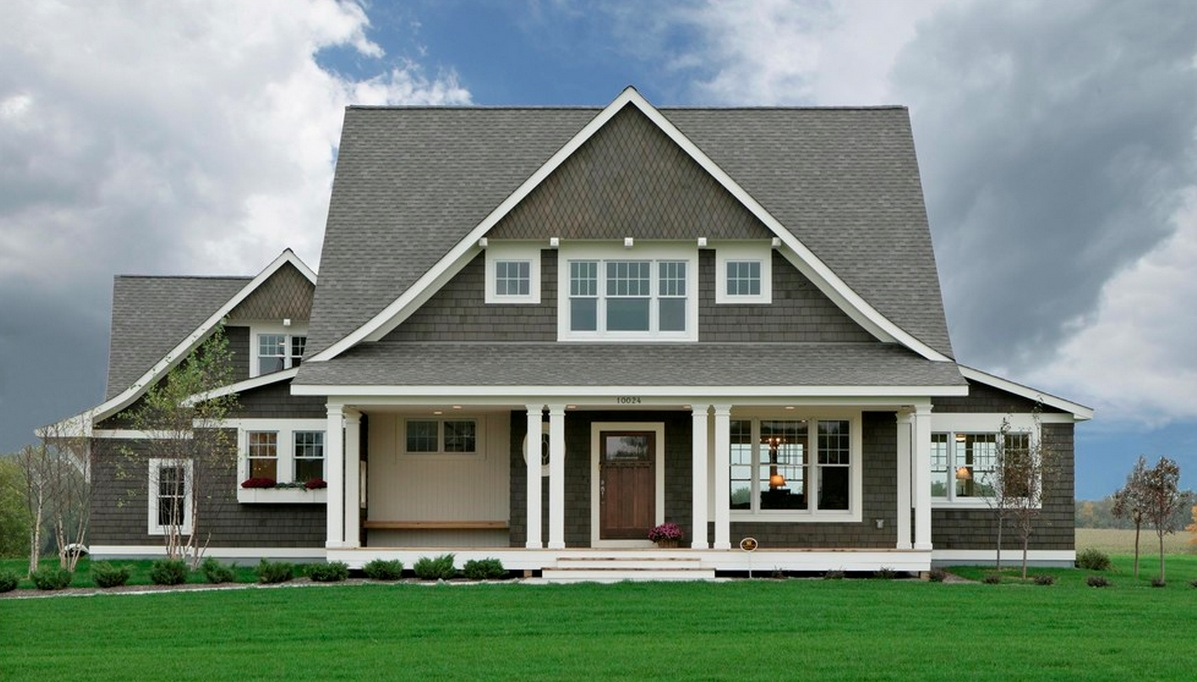
#> input picture other images/home.jpg, 1197 x 682 px, found by its file name
$ python detector.py
#> lines starting #> are read from the running program, lines starting #| are printed output that depends on the picture
import cv2
import numpy as np


img = cv2.imread('home.jpg')
#> img is the input picture: shape (682, 1197, 3); mean B, G, R 125.1, 136.3, 121.2
gray = cv2.cvtColor(img,cv2.COLOR_BGR2GRAY)
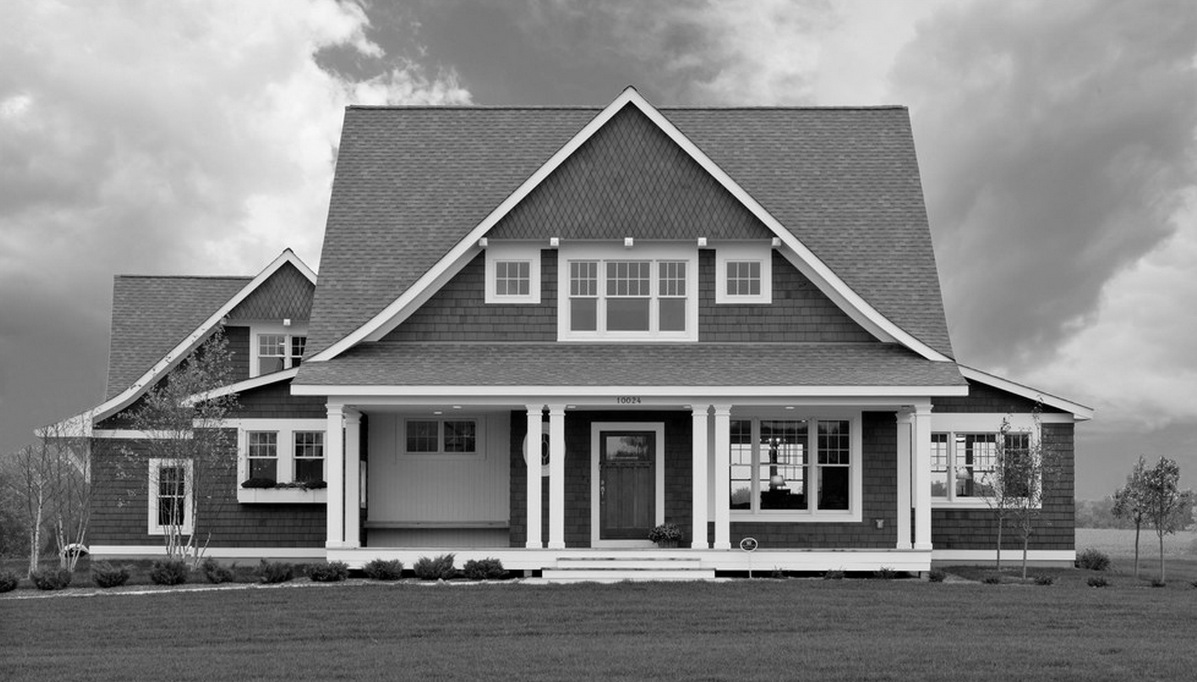
#> gray: shape (682, 1197); min 0, max 255, mean 130.5
sift = cv2.xfeatures2d.SIFT_create()

kp = sift.detect(gray, None)  # finds the keypoint in the images
#> kp = 3796 keypoints; strongest (x, y, size): (537, 573, 6.3), (778, 440, 2.4), (546, 417, 6.7), (770, 440, 1.9)
img = cv2.drawKeypoints(gray, kp, img)  # draws the small circles on the locations of keypoints
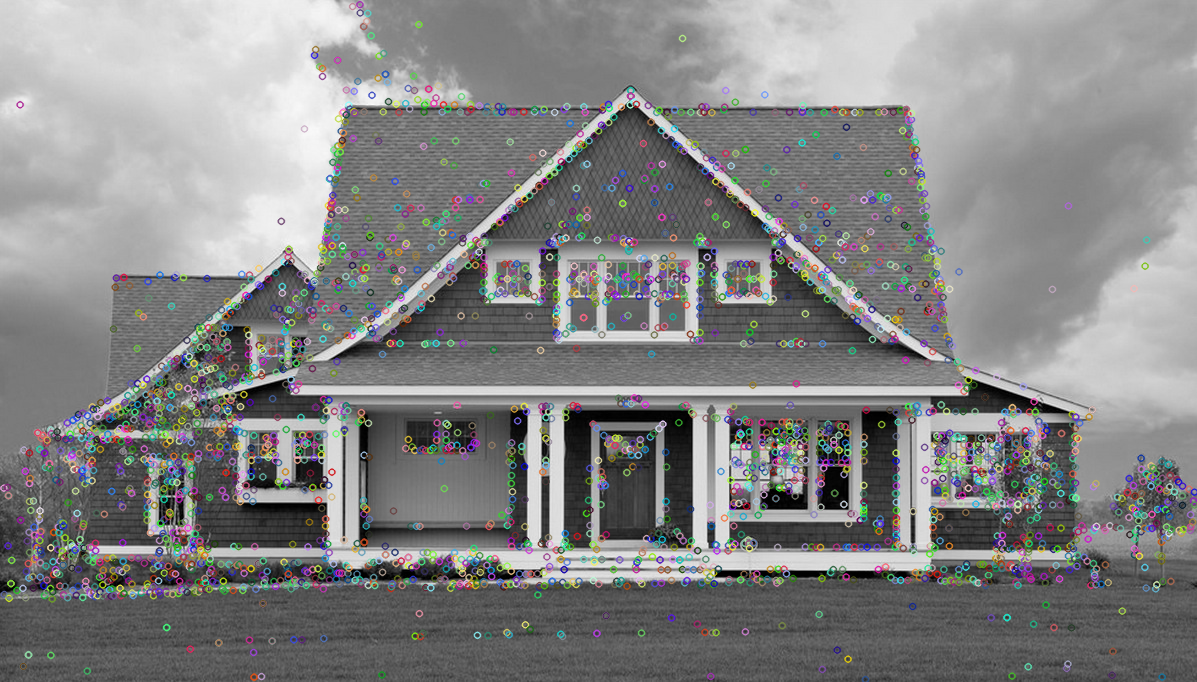
#> img: shape (682, 1197, 3); mean B, G, R 132, 132, 131.9
cv2.imwrite('sift_keypoints.jpg', img)

$ run again, with other images/1.jpg copied over other images/home.jpg
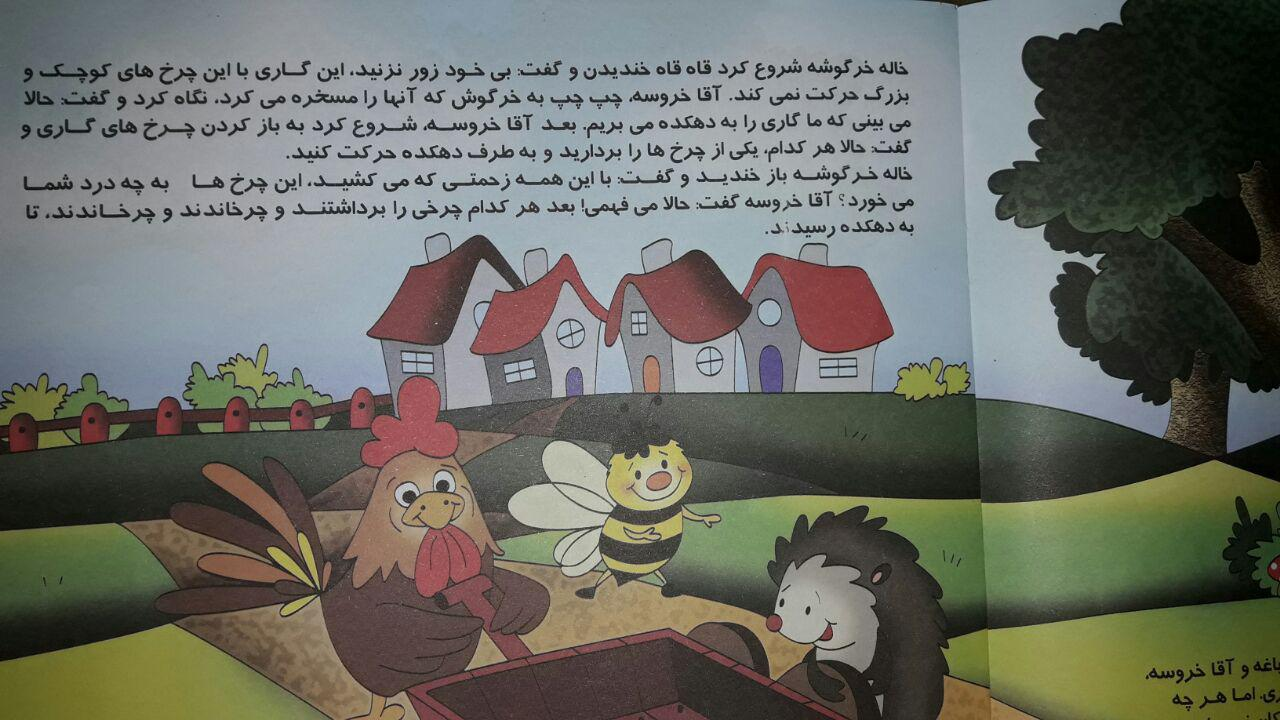
#> input picture other images/1.jpg, 1280 x 720 px, found by its file name
#> img is the input picture: shape (720, 1280, 3); mean B, G, R 99.2, 107.6, 106.3
#> `gray = cv2.cvtColor(img,cv2.COLOR_BGR2GRAY)`:
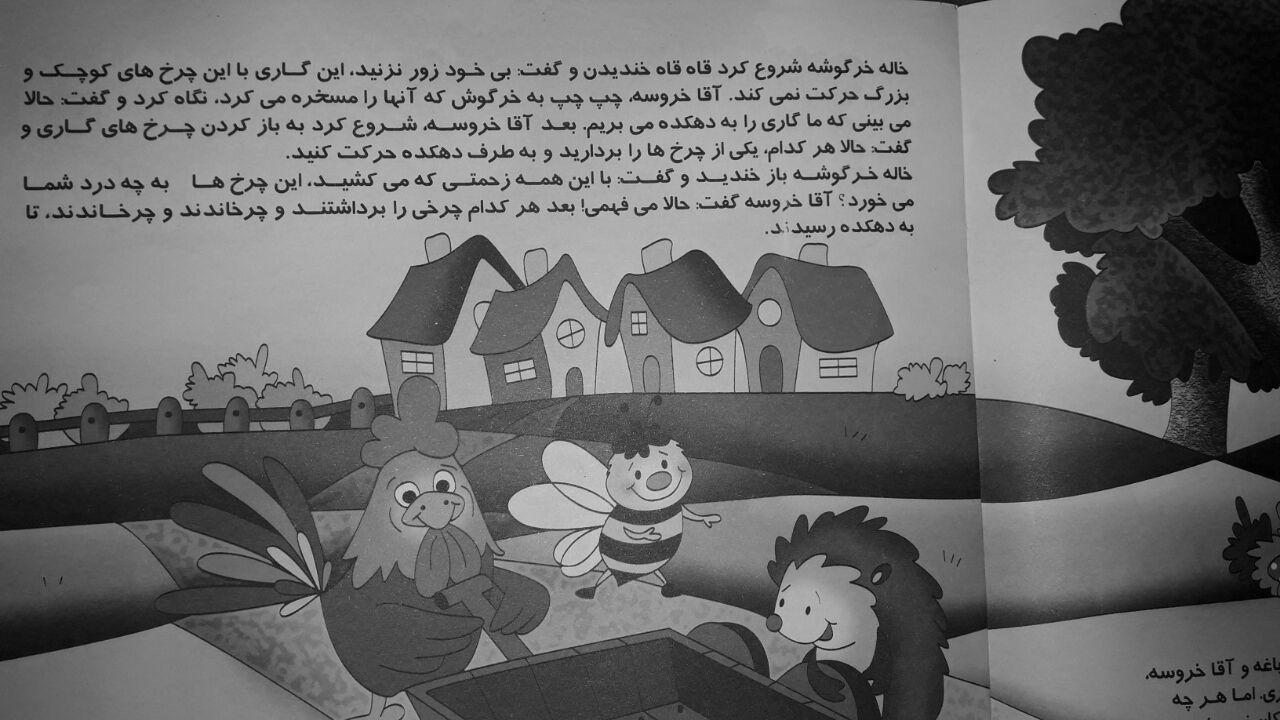
#> gray: shape (720, 1280); min 0, max 226, mean 106.2
#> kp = 4147 keypoints; strongest (x, y, size): (407, 154, 1.8), (309, 184, 2.2), (630, 100, 1.8), (288, 157, 1.8)
#> `img = cv2.drawKeypoints(gray, kp, img)`:
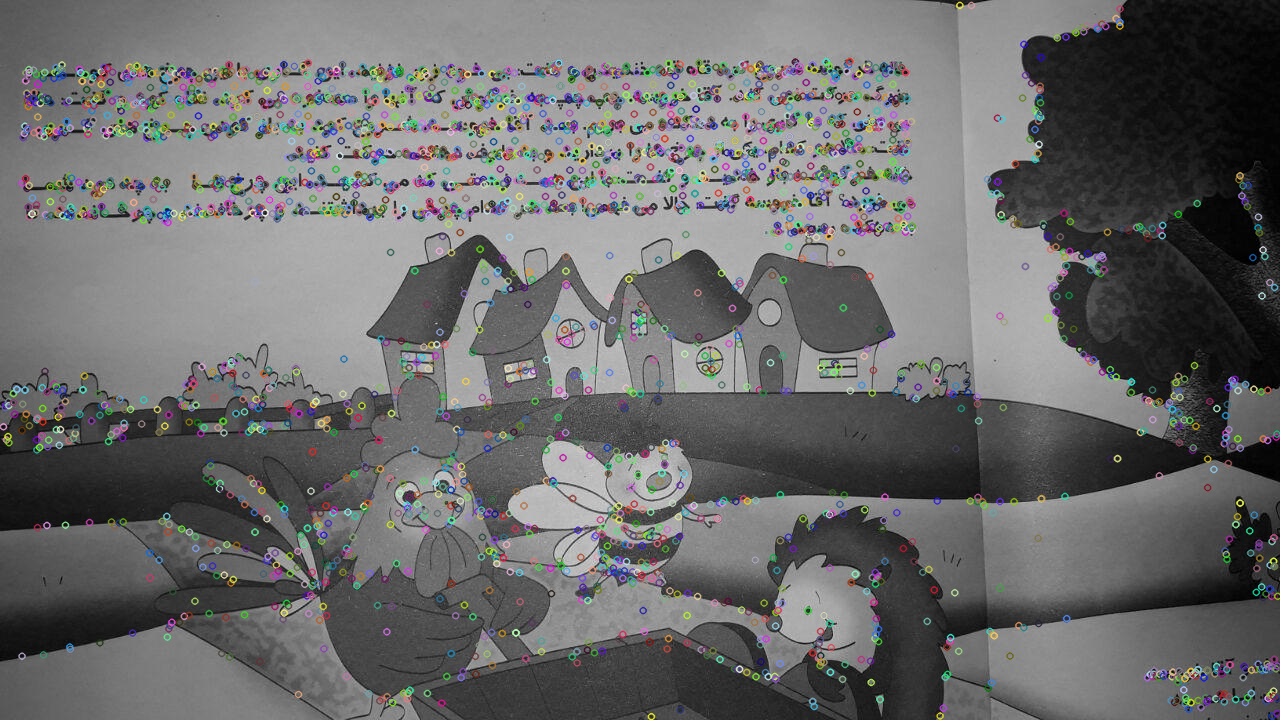
#> img: shape (720, 1280, 3); mean B, G, R 107.5, 107.5, 107.4

$ run again, with other images/2.jpg copied over other images/home.jpg
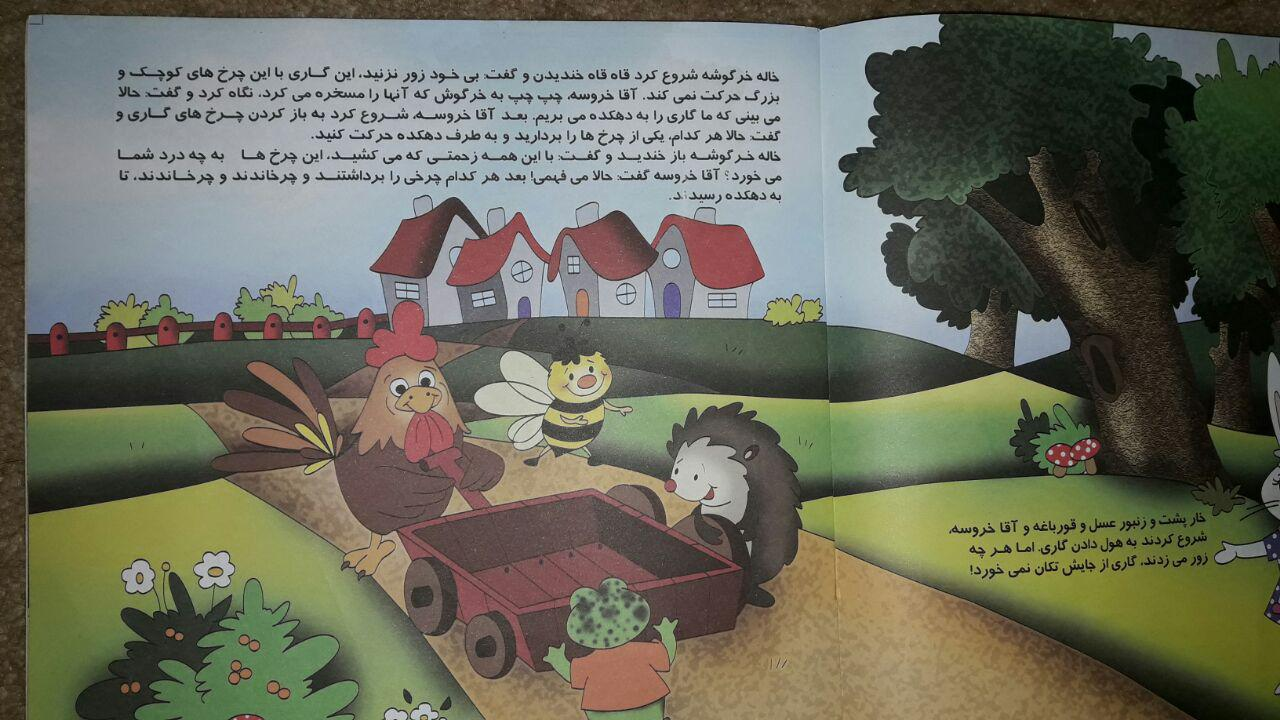
#> input picture other images/2.jpg, 1280 x 720 px, found by its file name
#> img is the input picture: shape (720, 1280, 3); mean B, G, R 90.9, 106.4, 105.7
#> `gray = cv2.cvtColor(img,cv2.COLOR_BGR2GRAY)`:
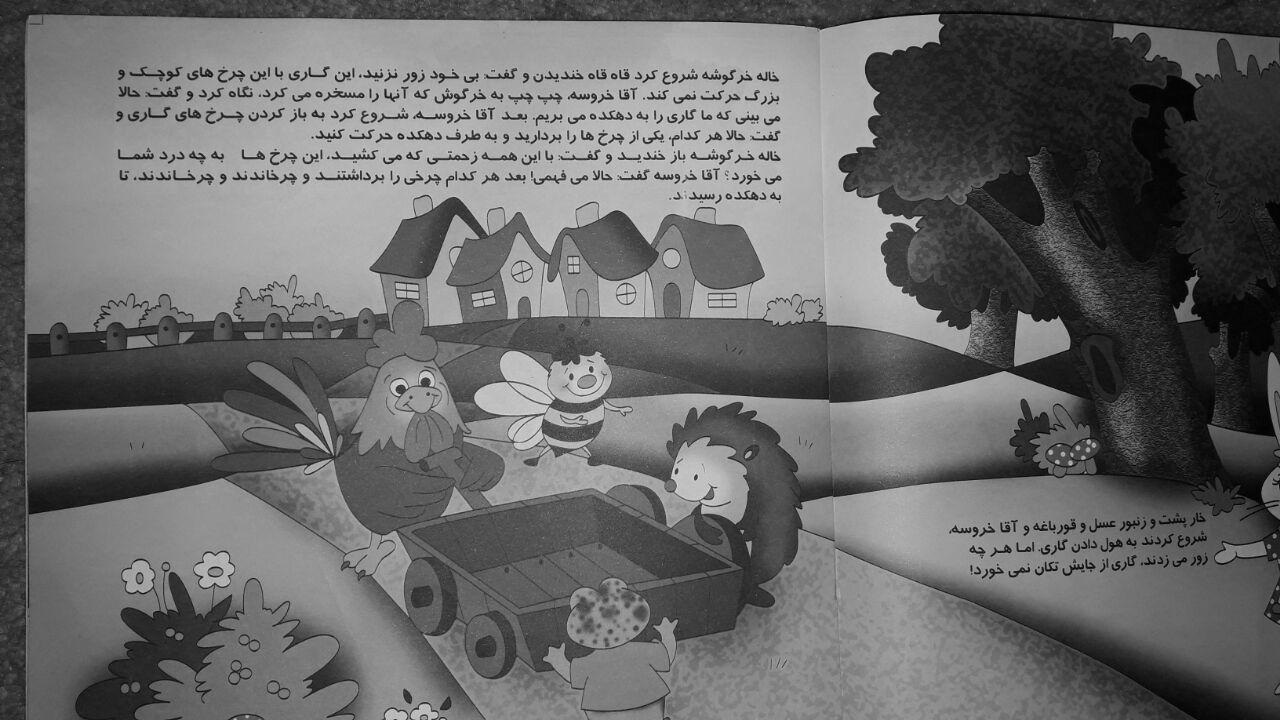
#> gray: shape (720, 1280); min 0, max 240, mean 104.4
#> kp = 3169 keypoints; strongest (x, y, size): (696, 477, 2.9), (591, 369, 3.3), (723, 83, 1.8), (201, 577, 1.9)
#> `img = cv2.drawKeypoints(gray, kp, img)`:
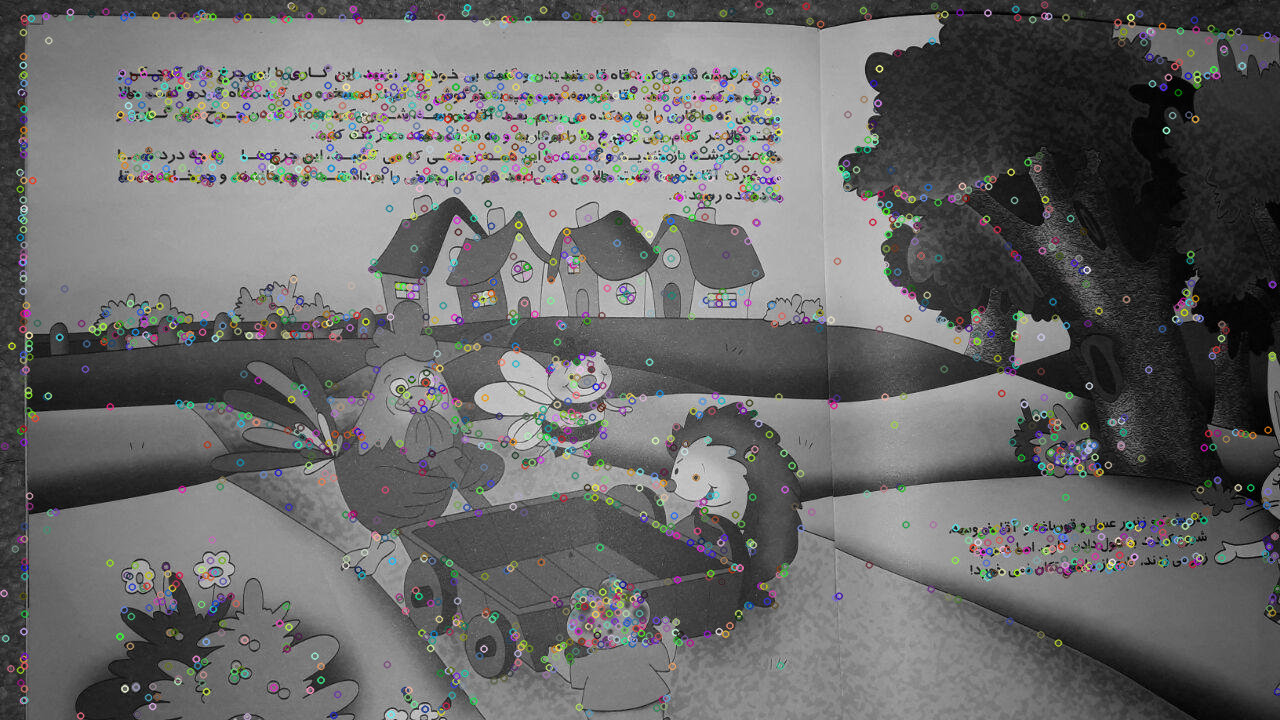
#> img: shape (720, 1280, 3); mean B, G, R 105.4, 105.4, 105.4

$ run again, with other images/20170820_152513.jpg copied over other images/home.jpg
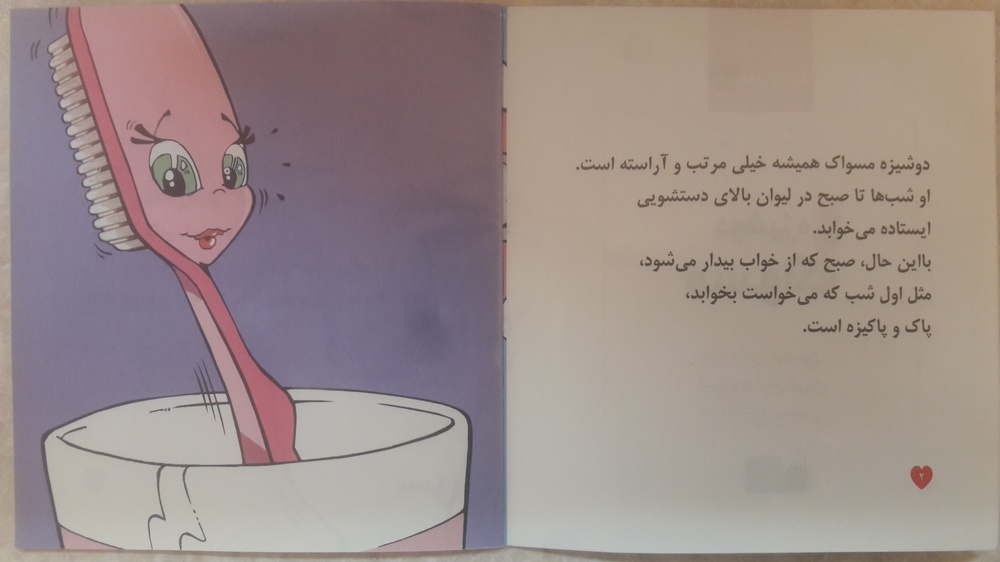
#> input picture other images/20170820_152513.jpg, 1000 x 562 px, shrunk from 4128 x 2322 before the run, found by its file name
#> img is the input picture: shape (562, 1000, 3); mean B, G, R 137.7, 140.5, 155.5
#> `gray = cv2.cvtColor(img,cv2.COLOR_BGR2GRAY)`:
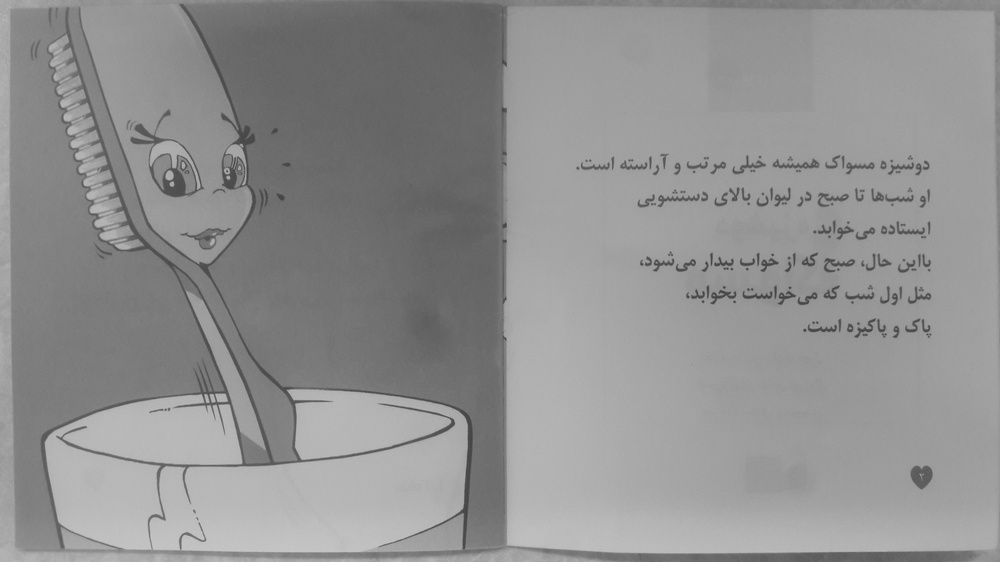
#> gray: shape (562, 1000); min 60, max 201, mean 144.7
#> kp = 1037 keypoints; strongest (x, y, size): (172, 184, 3), (228, 178, 2.5), (805, 330, 2), (170, 176, 5.1)
#> `img = cv2.drawKeypoints(gray, kp, img)`:
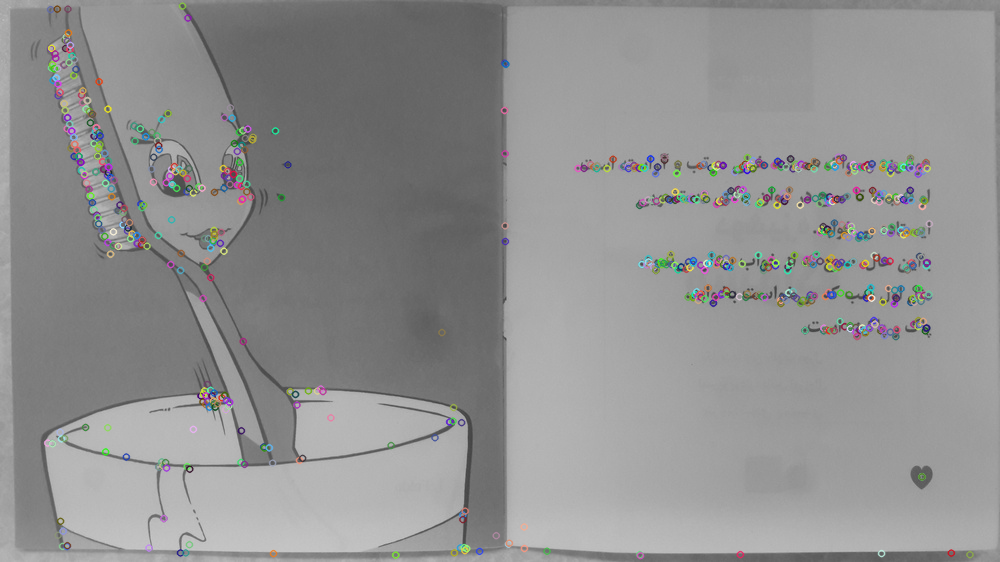
#> img: shape (562, 1000, 3); mean B, G, R 144.6, 144.7, 144.6
